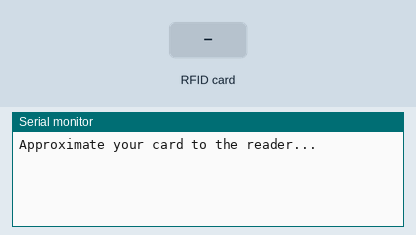
This sketch was run on a simulated Arduino Uno, built with avr-gcc and run on an emulated ATmega328P. Parts: the last lines printed to the serial monitor. The test bench sets the inputs (shaded band).

Above: at 1.2 s.
1.3 s: RFID card E9 2E BF A2 held to the reader
At 2.5 s:
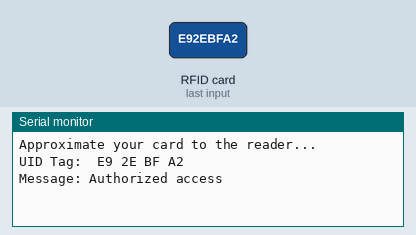
2.8 s: RFID card 5E 7A 19 C4 held to the reader
At 5.0 s:
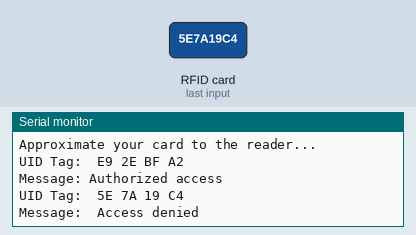

The sketch:

rfid_reader.ino
```cpp
#include <SPI.h>
#include <MFRC522.h>

#define ss_pin 10
#define rst_pin 9
MFRC522 mfrc522(ss_pin, rst_pin);

void setup()
{
  Serial.begin(9600);
  SPI.begin();
  mfrc522.PCD_Init();
  Serial.println("Approximate your card to the reader...");
  Serial.println();
}

void loop()
{
  if (! mfrc522.PICC_IsNewCardPresent())
  {
    return;
  }
  else if (! mfrc522.PICC_ReadCardSerial())
  {
    return;
  }

  Serial.print("UID Tag: ");
  String content = "";
  byte letter;

  for (byte i = 0; i < mfrc522.uid.size; i++)
  {
    Serial.print(mfrc522.uid.uidByte[i] < 0x10 ? " 0" : " ");
    Serial.print(mfrc522.uid.uidByte[i], HEX);
    content.concat(String(mfrc522.uid.uidByte[i] < 0x10 ? " 0" : " "));
    content.concat(String(mfrc522.uid.uidByte[i], HEX));
  }

  Serial.println();
  Serial.print("Message: ");
  content.toUpperCase();

  if (content.substring(1) == "E9 2E BF A2")
  {
    Serial.println("Authorized access");
    Serial.println();
    delay(3000);
  }
  else
  {
    Serial.println(" Access denied");
    delay(3000);
  }
}
```

Measured:
- after the input at 1.3 s, the serial monitor: prints a new line at once (image 1)
- after the input at 2.8 s, the serial monitor: prints a new line after 1.5 s (image 2)
